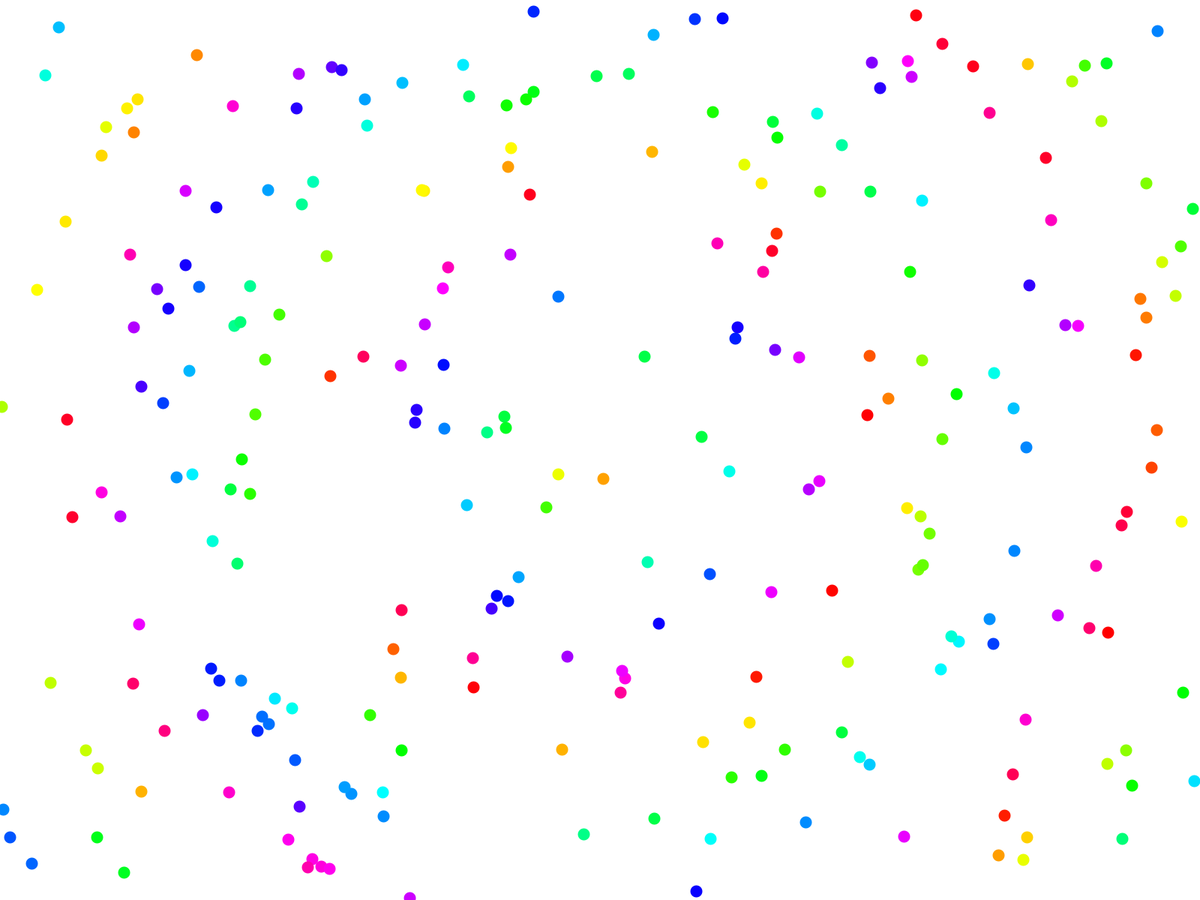
Frame 1 (no input)
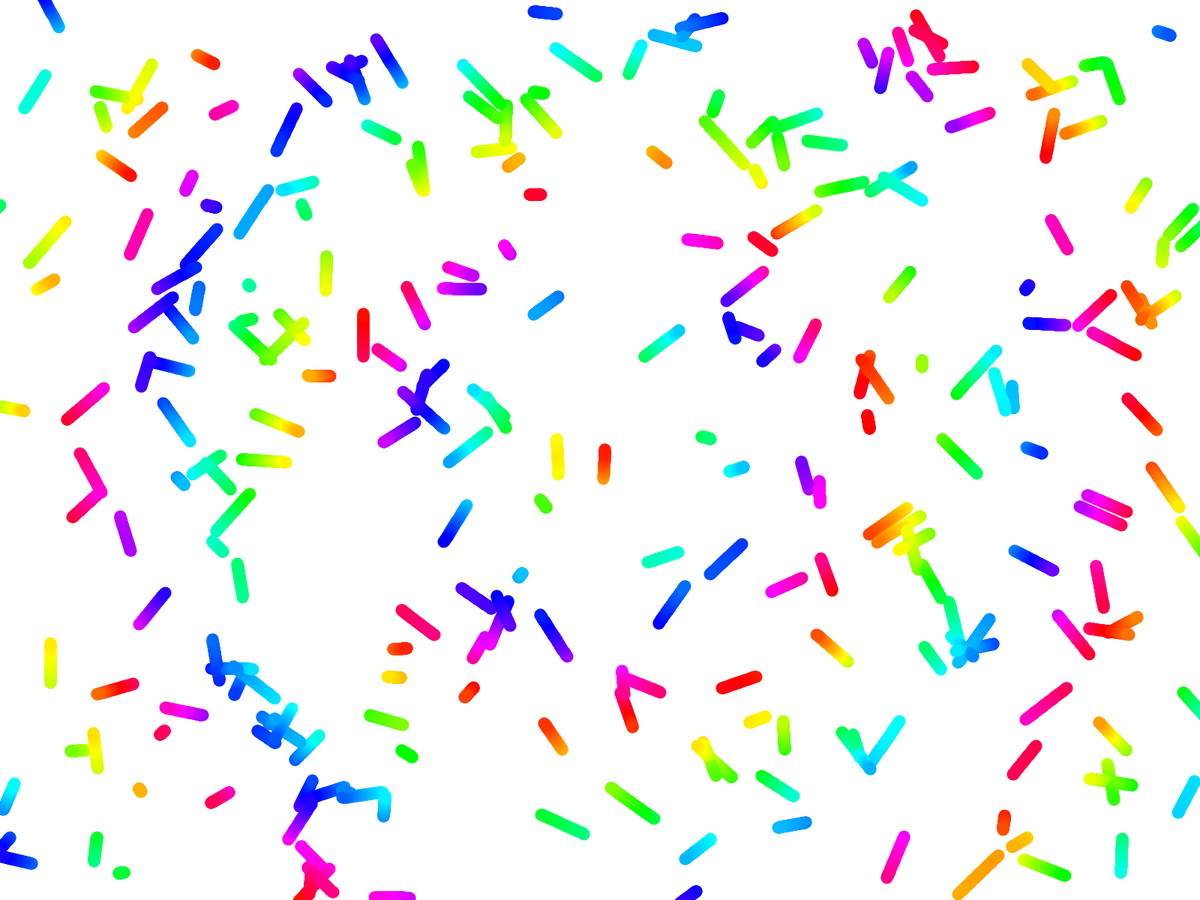
Frame 60 (the mouse pressed at the canvas centre just before this capture)
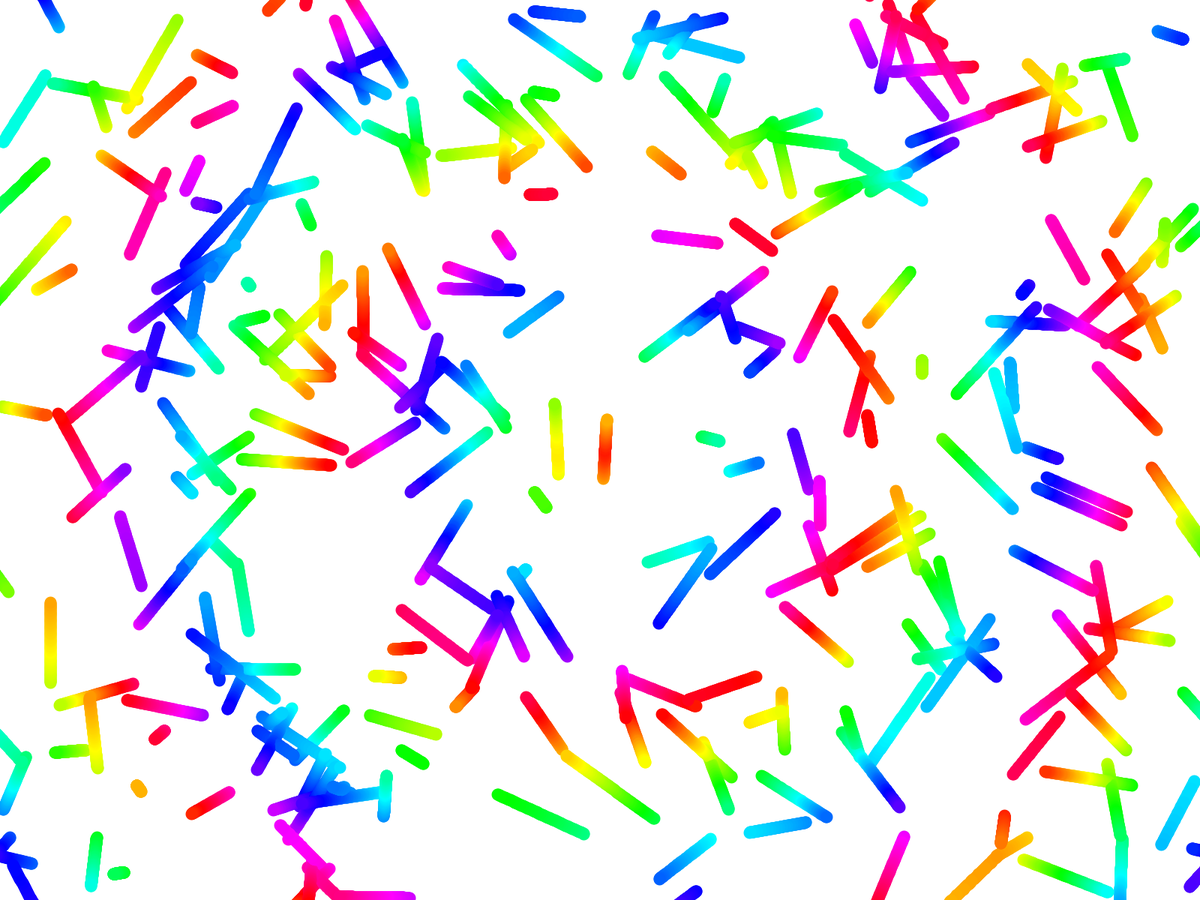
Frame 120 (the mouse held since frame 60 and released just before this capture)

The Processing sketch that drew these frames (run headless with seeded random() and noise(); from frame 60 on, the mouse is pressed at the canvas centre):

// Processing sketch: rainbowParticle
// ── rainbowParticle.pde
private static final ParticleMode mode = ParticleMode.Normal;
private static final float distance = 360;
enum ParticleMode {Normal, Circle, Square};

class Particle {
  private final PVector p, v, c;
  private final int w = 16;
  
  Particle(PVector p, PVector v, PVector c) {
    this.p = p;
    this.v = v;
    this.c = c;
  }
  
  void update() {
    p.add(v);
    p.x = (p.x + width + 3*w) % (width + 2*w) - w;
    p.y = (p.y + height + 3*w) % (height + 2*w) - w;
  }
  
  void draw() {
    final boolean shouldDraw;
    switch (mode) {
      case Normal:
        shouldDraw = true;
        break;
      case Circle:
        shouldDraw = p.copy().sub(c).mag() <= distance;
        break;
      case Square:
        PVector subV = p.copy().sub(c);
        shouldDraw = constrain(subV.x, -distance, distance) == subV.x && constrain(subV.y, -distance, distance) == subV.y;
        break;      
      default:
        shouldDraw = true;
        break;
    }
    if (shouldDraw) {
      final color hsl = floor(p.copy().sub(c).mag()) % 360;
      stroke(hsl,100,100);
      strokeWeight(w);
      point(p.x, p.y);
      noStroke();
    }
  }
}

private final ArrayList<Particle> particles = new ArrayList<Particle>();
private final PVector center = new PVector();
private boolean follow = false;


void setup() {
  fullScreen();
  //size(1080,1080);
  background(255);
  colorMode(HSB, 360, 100, 100);
  
  center.set(width/2,height/2);
  for (int i = 1; i <= 250; i++) {
    particles.add(new Particle(new PVector(random(0,width), random(0,height)), new PVector(random(-1, 1), random(-1, 1)), center));
  }
}

void draw() {
  for (Particle p : particles) {
    p.update();
    p.draw();
  }
}

void mouseClicked() {
  if (mode == ParticleMode.Normal) follow = !follow;
}

void mouseMoved() {
  if (follow) center.set(mouseX, mouseY);
}
